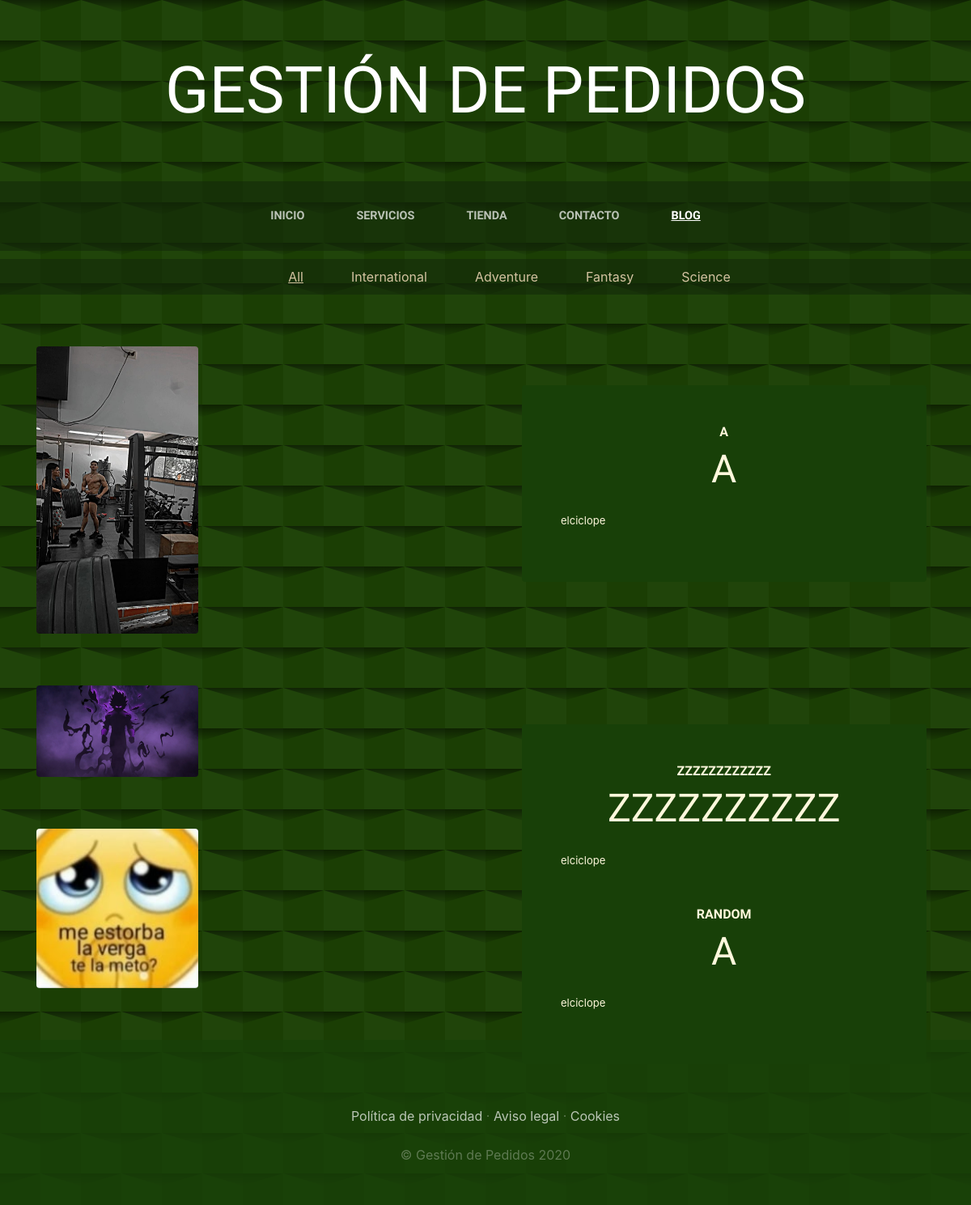
The app's page /Blog/ (signed in) with its own data.
### Blog/models.py (models this page shows, shortened)
class Categories(models.Model):
    Name = models.CharField(max_length=30)
    Created = models.DateTimeField(auto_now_add=True)
    Updated = models.DateTimeField(auto_now=True)
    class Meta:
        verbose_name='Category'
        verbose_name_plural = 'Categories'
    def __str__(self):
        return self.Name

class Post(models.Model):
    Title = models.CharField(max_length=30)
    Content = models.CharField(max_length=30)
    Image = models.ImageField(upload_to='Blog',null=True,blank=True)
    Author = models.ForeignKey(User,on_delete=models.CASCADE)
    Categories = models.ManyToManyField(Categories)
    Created = models.DateTimeField(auto_now_add=True)
    Updated = models.DateTimeField(auto_now=True)
    class Meta:
        verbose_name='Post'
        verbose_name_plural = 'Posts'

### Blog/views.py (the view)
# urls.py: path('', views.Blog, name='Blog'),
def Blog(request):
    categories = Categories.objects.all()
    posts = Post.objects.all()
    category_id = request.GET.get('category')
    if category_id:
        posts = Post.objects.filter(Categories = category_id)
        return render(request, 'Blog/Blog.html', {"Posts": posts, "Categories": categories, "ID":int(category_id)})
    else:
        posts = Post.objects.all()
        category_id = 0
        return render(request, 'Blog/Blog.html', {"Posts": posts, "Categories": categories, "ID":int(category_id)})

### ShoppingCart/context_processor.py (called while the page is built)
def Car_Total_Import(request):
    total = 0
    print("LOOL ", request.user.is_authenticated)
    if request.user.is_authenticated:
        shopping_cart = request.session.get("ShoppingCart", {})
        for value in shopping_cart.values():
            total += float(value["Price"]) * value["Mount"]
    user_products = ProductRelation.objects.filter(user=request.user)
    product_quantities = {}
    for product in user_products:
        product_name = product.product
        if product_name in product_quantities:
            product_quantities[product_name] +=1
        else:
            product_quantities[product_name] = 1
    context ={
        'user_products': user_products,
        'product_quantities': product_quantities,
    }
    return {"Car_Total_Import": total,'context':context}

### Blog/templates/Blog/Blog.html
{% extends "SupremeApp/Base.html" %}
{% load static %}
{%block content%}
    <link rel='stylesheet' type='text/css' media='screen' href='Blog/templates/Blog/blog.css'>
    <div style="text-align: center; display: flex; justify-content: center; color: rgb(75, 9, 9);" class="Sobelo">
        <a href="?" class="Categoriez {% if 0 == ID %} active {% endif %} ">All</a>
            {% for Category in Categories %}
                <a class="Categoriez  {% if Category.id == ID %} active {% endif %}" href="?category={{Category.id}}">{{Category}}</a>
            {% endfor %}
    </div>
    <div style="">
    {% for Post in Posts %}
        <section class="page-section clearfix" style="display: flex; align-items: center; text-align: center;">
            <div class="container">
            <div class="intro" >
                <img class="intro-img img-fluid mb-3 mb-lg-0 rounded reduce_size" src="{{ Post.Image.url }}" alt="" style="max-height:900px;">
                <div class="intro-text left-0 text-center bg-faded p-5 rounded">
                <h2 class="section-heading mb-4" >
                    <span class="section-heading-upper">{{ Post.Title }}</span>
                    <span class="section-heading-lower">{{ Post.Content }}</span>
                </h2>
                <p class="mb-3" style="text-align: left; font-size: small;">{{Post.Author }}
                </p>
                </div>
            </div>
            </div>
        </section>
    {% endfor %}
    </div>
{% endblock %}

### SupremeApp/static/SupremeApp/css/gestion.css (style rules this page uses)
body { background-color: #20440A; }
h1, h2, h3, h4, h5, h6 { font-family: 'Raleway'; }
p { line-height: 1.75; }
.active { text-decoration: underline; }
.page-section { margin-top: 4rem; margin-bottom: 4rem; }
.section-heading { text-transform: uppercase; }
.sobelo { background-color: rgba(19, 42, 10, 0.589); padding: 10px; margin-top:10px ; }
.Categoriez { padding-left: 5%; color: rgba(255, 228, 196, 0.815); }
.section-heading .section-heading-upper { display: block; font-size: 1rem; font-weight: 800; padding-bottom:.5rem; }
.section-heading .section-heading-lower { display: block; font-size: 3rem; font-weight: 100; }
.bg-faded { background-color: rgba(255, 255, 255, 0.85); }
.intro { position: relative; }
@media (min-width: 992px) { .intro .intro-img { width: 75%; float: left; } }
@media (min-width: 992px) { .intro .intro-text { left: 600; width: 60%; margin-top: 3rem; background-color: rgba(24, 64, 8); color: cornsilk; position: absolute; } }
@media (min-width: 1200px) { .intro .intro-text { width: 45%; } }

### Blog/templates/Blog/blog.css (style rules this page uses)
.reduce_size { max-width: 200px; width: auto; height: auto; }

### records on screen
Categories: Name "International"
Categories: Name "Adventure"
Categories: Name "Fantasy"
Categories: Name "Science"
Post: Image (picture), Title "A", Content "A", Author "elciclope"
Post: Image (picture), Title "ZZZZZZZZZZZZ", Content "ZZZZZZZZZZ", Author "elciclope"
Post: Image (picture), Title "RANDOM", Content "A", Author "elciclope"
